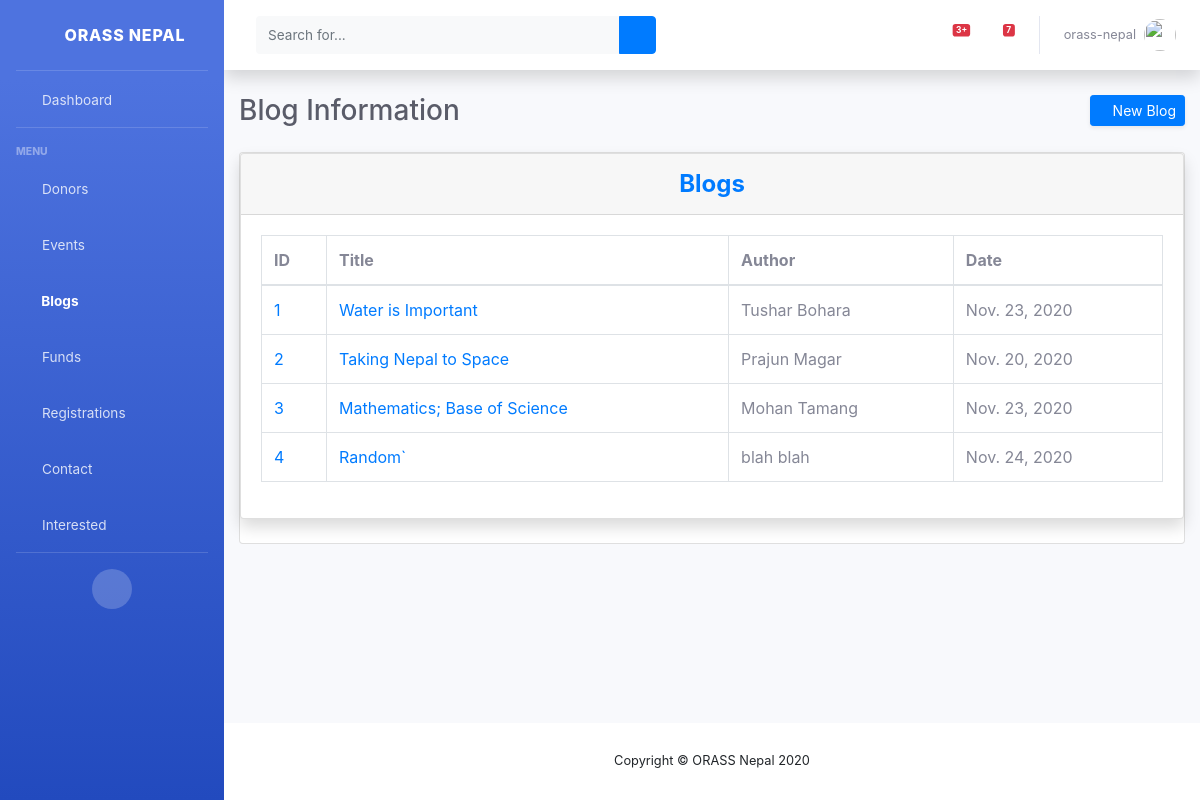
Page /view/blogs/ (signed in) on the earlier database version.
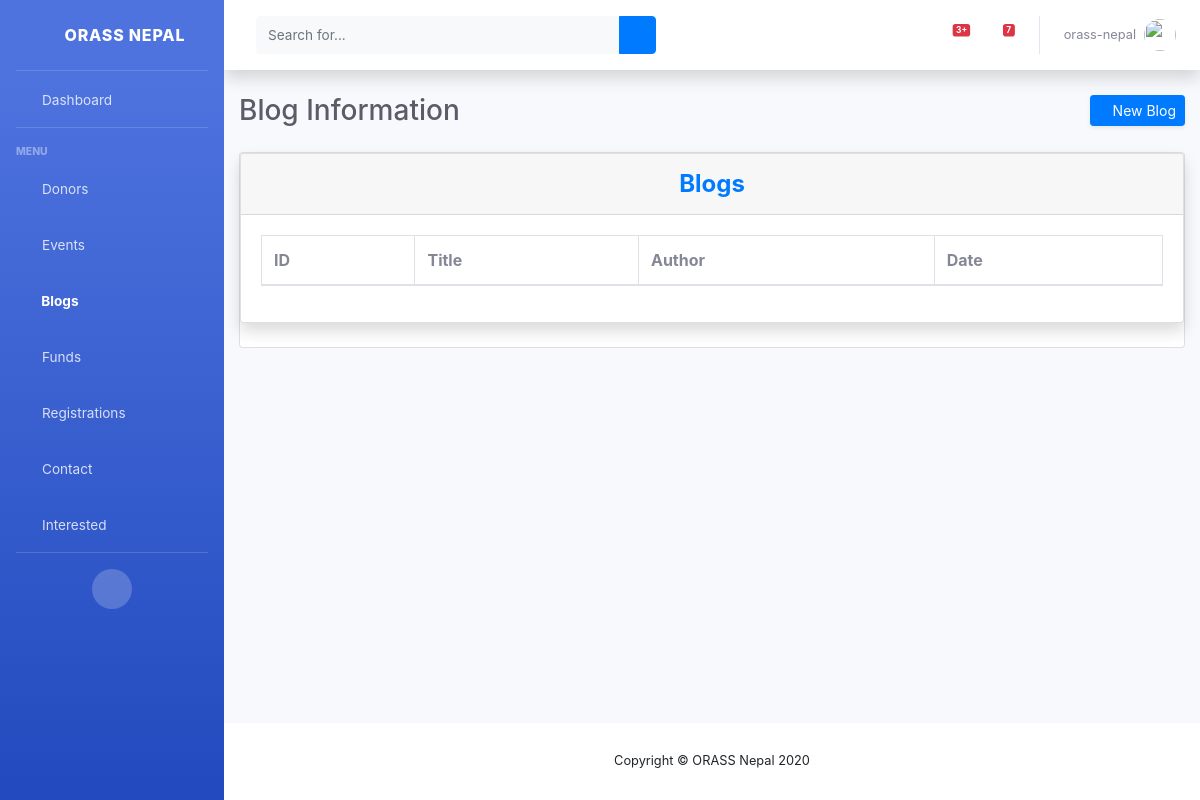
Same page on the later database version.
### web/models.py (models this page shows, shortened)
class Blog(models.Model):
    title = models.CharField(max_length=255)
    category = models.CharField(max_length=150)
    author = models.CharField(max_length=100)
    body = models.TextField()
    post_date = models.DateField(default=timezone.now)
    picture = models.ImageField(upload_to='blog/', null=True, blank=True)

### web/views.py (the view)
# urls.py: path('view/blogs/', login_required(BlogList.as_view(), login_url='/staff'),
class BlogList(ListView):
    model = Blog
    template_name = 'staff/view_blog.html'
    context_object_name = 'blogs'

### web/templates/staff/view_blog.html (shortened to what this page needs)
{% extends "staff/base.html" %}
{% load static %}
{% block css %}
<link href="{% static 'vendor/datatables/dataTables.bootstrap4.min.css' %}" rel="stylesheet">
<link rel="stylesheet" href="https://netdna.bootstrapcdn.com/font-awesome/4.7.0/css/font-awesome.css">
{% endblock css %}
{% block blogActive %}active{% endblock blogActive %}
{% block content %}
<div class="d-sm-flex align-items-center justify-content-between mb-4">
    <h1 class="h3 mb-0 text-gray-800">Blog Information</h1>
    <a href="{% url 'web:blog-creation' %}" class="d-none d-sm-inline-block btn btn-sm btn-primary shadow-sm">
        <i class="fas fa-upload fa-sm text-white-50"></i>
        New Blog
    </a>
</div>
<div class="card mb-12">
    <div class="card shadow mb-4">
        <div class="card-header py-3">
            <h4 class="m-0 font-weight-bold text-primary" style="text-align: center">Blogs</h4>
        </div>
        <div class="card-body">
            <div class="table-responsive">
                <table class="table table-bordered" id="dataTable" width="100%" cellspacing="0">
                    <thead>
                    <tr>
                        <th>ID</th>
                        <th>Title </th>
                        <th>Author</th>
                        <th>Date</th>
                    </tr>
                    </thead>
                    <tbody>
                    {% for blog in blogs %}
                        <tr>
                            <td><a href="{% url 'web:blog-detail' blog.id %}">{{ blog.id }}</a></td>
                            <td><a href="{% url 'web:blog-detail' blog.id %}">{{ blog.title }}</a></td>
                            <td>{{ blog.author }}</td>
                            <td>{{ blog.post_date }}</td>
                        </tr>
                    {% endfor %}
                    </tbody>
                </table>
            </div>
        </div>
    </div>
</div>
{% endblock content %}

Differences in the rows shown:
removed Blog: id "1", title "Water is Important", author "Tushar Bohara", post_date "Nov. 23, 2020"
removed Blog: id "2", title "Taking Nepal to Space", author "Prajun Magar", post_date "Nov. 20, 2020"
removed Blog: id "3", title "Mathematics; Base of Science", author "Mohan Tamang", post_date "Nov. 23, 2020"
removed Blog: id "4", title "Random`", author "blah blah", post_date "Nov. 24, 2020"
